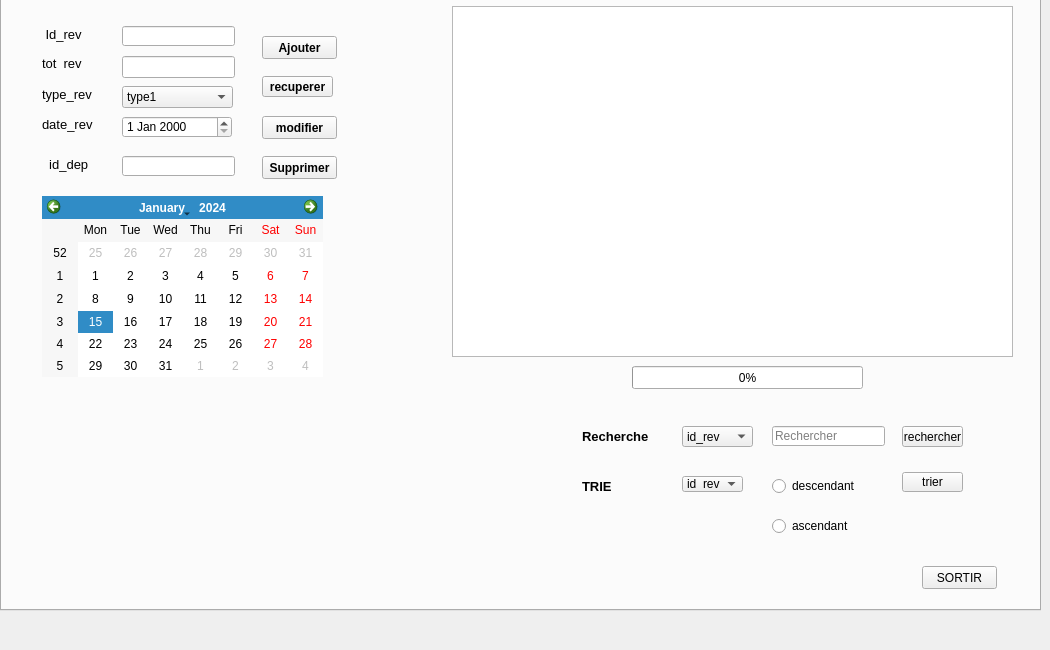
   <widget class="QWidget" name="tab1">
    <attribute name="title">
     <string>Gestion revenu</string>
    </attribute>
    <widget class="QTabWidget" name="tabWidget_2">
     <property name="geometry">
      <rect>
       <x>0</x>
       <y>-30</y>
       <width>1041</width>
       <height>641</height>
      </rect>
     </property>
     <property name="styleSheet">
      <string notr="true">tabWidget_2 = new QWidget(this); m_myWidget-&gt;setGeometry(0, 0, 300, 100)</string>
     </property>
     <property name="currentIndex">
      <number>0</number>
     </property>
     <widget class="QWidget" name="tab_3">
      <attribute name="title">
       <string>Ajout</string>
      </attribute>
      <widget class="QLabel" name="label">
       <property name="geometry">
        <rect>
         <x>40</x>
         <y>60</y>
         <width>47</width>
         <height>14</height>
        </rect>
       </property>
       <property name="font">
        <font>
         <pointsize>10</pointsize>
        </font>
       </property>
       <property name="styleSheet">
        <string notr="true">background-color:tranparent;

border-image:url(:/image/888.jpg);

background:none;

border:none;

background-repeat:none;

</string>
       </property>
       <property name="text">
        <string>tot_rev</string>
       </property>
      </widget>
      <widget class="QLabel" name="label_2">
       <property name="geometry">
        <rect>
         <x>40</x>
         <y>30</y>
         <width>51</width>
         <height>16</height>
        </rect>
       </property>
       <property name="font">
        <font>
         <pointsize>10</pointsize>
        </font>
       </property>
       <property name="styleSheet">
        <string notr="true">background-color:tranparent;

border-image:url(:/image/888.jpg);

background:none;

border:none;

background-repeat:none;

</string>
       </property>
       <property name="text">
        <string> Id_rev</string>
       </property>
      </widget>
      <widget class="QLineEdit" name="le_id_rev">
       <property name="geometry">
        <rect>
         <x>120</x>
         <y>30</y>
         <width>113</width>
         <height>20</height>
        </rect>
       </property>
       <property name="styleSheet">
        <string notr="true">m_myWidget = new QWidget(this); m_myWidget-&gt;setGeometry(0, 0, 300, 100); QPalette pal = palette();</string>
       </property>
      </widget>
      <widget class="QPushButton" name="Ajouter">
       <property name="geometry">
        <rect>
         <x>260</x>
         <y>40</y>
         <width>75</width>
         <height>23</height>
        </rect>
       </property>
       <property name="font">
        <font>
         <weight>75</weight>
         <bold>true</bold>
        </font>
       </property>
       <property name="text">
        <string>Ajouter</string>
       </property>
      </widget>
      <widget class="QLabel" name="label_9">
       <property name="geometry">
        <rect>
         <x>140</x>
         <y>260</y>
         <width>71</width>
         <height>16</height>
        </rect>
       </property>
       <property name="text">
        <string/>
       </property>
      </widget>
      <widget class="QLineEdit" name="le_tot_rev">
       <property name="geometry">
        <rect>
         <x>120</x>
         <y>60</y>
         <width>113</width>
         <height>22</height>
        </rect>
       </property>
      </widget>
      <widget class="QTableView" name="tab_rev">
       <property name="geometry">
        <rect>
         <x>450</x>
         <y>10</y>
         <width>561</width>
         <height>351</height>
        </rect>
       </property>
      </widget>
      <widget class="QLabel" name="label_3">
       <property name="geometry">
        <rect>
         <x>40</x>
         <y>160</y>
         <width>51</width>
         <height>16</height>
        </rect>
       </property>
       <property name="font">
        <font>
         <pointsize>10</pointsize>
        </font>
       </property>
       <property name="styleSheet">
        <string notr="true">background-color:tranparent;

border-image:url(:/image/888.jpg);

background:none;

border:none;

background-repeat:none;
</string>
       </property>
       <property name="text">
        <string>  id_dep</string>
       </property>
      </widget>
      <widget class="QLineEdit" name="le_id_sup">
       <property name="geometry">
        <rect>
         <x>120</x>
         <y>160</y>
         <width>113</width>
         <height>20</height>
        </rect>
       </property>
       <property name="styleSheet">
        <string notr="true">m_myWidget = new QWidget(this); m_myWidget-&gt;setGeometry(0, 0, 300, 100); QPalette pal = palette();</string>
       </property>
      </widget>
      <widget class="QPushButton" name="supprimer_3">
       <property name="geometry">
        <rect>
         <x>260</x>
         <y>160</y>
         <width>75</width>
         <height>23</height>
        </rect>
       </property>
       <property name="font">
        <font>
         <weight>75</weight>
         <bold>true</bold>
        </font>
       </property>
       <property name="text">
        <string>Supprimer</string>
       </property>
      </widget>
      <widget class="QPushButton" name="modifier_3">
       <property name="geometry">
        <rect>
         <x>260</x>
         <y>120</y>
         <width>75</width>
         <height>23</height>
        </rect>
       </property>
       <property name="font">
        <font>
         <weight>75</weight>
         <bold>true</bold>
        </font>
       </property>
       <property name="text">
        <string>modifier</string>
       </property>
      </widget>
      <widget class="QLineEdit" name="le_recherche_3">
       <property name="geometry">
        <rect>
         <x>770</x>
         <y>430</y>
         <width>113</width>
         <height>20</height>
        </rect>
       </property>
       <property name="placeholderText">
        <string>Rechercher</string>
       </property>
      </widget>
      <widget class="QPushButton" name="pushButton_3">
       <property name="geometry">
        <rect>
         <x>900</x>
         <y>430</y>
         <width>61</width>
         <height>21</height>
        </rect>
       </property>
       <property name="text">
        <string>rechercher</string>
       </property>
      </widget>
      <widget class="QComboBox" name="cb_recherche_3">
       <property name="geometry">
        <rect>
         <x>680</x>
         <y>430</y>
         <width>71</width>
         <height>21</height>
        </rect>
       </property>
       <item>
        <property name="text">
         <string>id_rev</string>
        </property>
       </item>
       <item>
        <property name="text">
         <string>tot_rev</string>
        </property>
       </item>
       <item>
        <property name="text">
         <string>type_rev</string>
        </property>
       </item>
       <item>
        <property name="text">
         <string>date_rev</string>
        </property>
       </item>
      </widget>
      <widget class="QPushButton" name="EXCEL">
       <property name="geometry">
        <rect>
         <x>460</x>
         <y>440</y>
         <width>51</width>
         <height>31</height>
        </rect>
       </property>
       <property name="styleSheet">
        <string notr="true">background-color:tranparent;

border-image:url(:/image/excel.png);

background: none;

border:none;

background-repeat:none;</string>
       </property>
       <property name="text">
        <string/>
       </property>
      </widget>
      <widget class="QComboBox" name="cb_recherche_9">
       <property name="geometry">
        <rect>
         <x>680</x>
         <y>480</y>
         <width>61</width>
         <height>16</height>
        </rect>
       </property>
       <item>
        <property name="text">
         <string>id_rev</string>
        </property>
       </item>
       <item>
        <property name="text">
         <string>tot_rev</string>
        </property>
       </item>
       <item>
        <property name="text">
         <string>type_rev</string>
        </property>
       </item>
       <item>
        <property name="text">
         <string>date_rev</string>
        </property>
       </item>
      </widget>
      <widget class="QPushButton" name="pushButton">
       <property name="geometry">
        <rect>
         <x>900</x>
         <y>476</y>
         <width>61</width>
         <height>20</height>
        </rect>
       </property>
       <property name="text">
        <string>trier</string>
       </property>
      </widget>
      <widget class="QLabel" name="label_8">
       <property name="geometry">
        <rect>
         <x>-60</x>
         <y>-290</y>
         <width>1041</width>
         <height>591</height>
        </rect>
       </property>
       <property name="font">
        <font>
         <weight>75</weight>
         <bold>true</bold>
        </font>
       </property>
       <property name="styleSheet">
        <string notr="true">background-color:tranparent;

border-image:url(:/image/brrack.jpg);

background:none;

border:none;

background-repeat:none;</string>
       </property>
       <property name="text">
        <string>TRIE</string>
       </property>
      </widget>
      <widget class="QPushButton" name="pushButton_10">
       <property name="geometry">
        <rect>
         <x>260</x>
         <y>80</y>
         <width>71</width>
         <height>21</height>
        </rect>
       </property>
       <property name="font">
        <font>
         <weight>75</weight>
         <bold>true</bold>
        </font>
       </property>
       <property name="text">
        <string>recuperer</string>
       </property>
      </widget>
      <widget class="QRadioButton" name="asc">
       <property name="geometry">
        <rect>
         <x>770</x>
         <y>520</y>
         <width>97</width>
         <height>20</height>
        </rect>
       </property>
       <property name="styleSheet">
        <string notr="true">background-color:tranparent;

border-image:url(:/image/888.jpg);

background:none;

border:none;

background-repeat:none;
</string>
       </property>
       <property name="text">
        <string>ascendant</string>
       </property>
      </widget>
      <widget class="QRadioButton" name="desc">
       <property name="geometry">
        <rect>
         <x>770</x>
         <y>480</y>
         <width>97</width>
         <height>20</height>
        </rect>
       </property>
       <property name="styleSheet">
        <string notr="true">background-color:tranparent;

border-image:url(:/image/888.jpg);

background:none;

border:none;

background-repeat:none;
</string>
       </property>
       <property name="text">
        <string>descendant </string>
       </property>
      </widget>
      <widget class="QLabel" name="label_19">
       <property name="geometry">
        <rect>
         <x>40</x>
         <y>90</y>
         <width>56</width>
         <height>16</height>
        </rect>
       </property>
       <property name="font">
        <font>
         <pointsize>10</pointsize>
        </font>
       </property>
       <property name="styleSheet">
        <string notr="true">background-color:tranparent;

border-image:url(:/image/888.jpg);

background:none;

border:none;

background-repeat:none;
</string>
       </property>
       <property name="text">
        <string>type_rev</string>
       </property>
      </widget>
      <widget class="QLabel" name="label_20">
       <property name="geometry">
        <rect>
         <x>40</x>
         <y>120</y>
         <width>56</width>
         <height>16</height>
        </rect>
       </property>
       <property name="font">
        <font>
         <pointsize>10</pointsize>
        </font>
       </property>
       <property name="styleSheet">
        <string notr="true">background-color:tranparent;

border-image:url(:/image/888.jpg);

background:none;

border:none;

background-repeat:none;

</string>
       </property>
       <property name="text">
        <string>date_rev</string>
       </property>
      </widget>
      <widget class="QComboBox" name="letyperev">
       <property name="geometry">
        <rect>
         <x>120</x>
         <y>90</y>
         <width>111</width>
         <height>22</height>
        </rect>
       </property>
       <item>
        <property name="text">
         <string>type1</string>
        </property>
       </item>
       <item>
        <property name="text">
         <string>type2</string>
        </property>
       </item>
       <item>
        <property name="text">
         <string>type3</string>
        </property>
       </item>
      </widget>
      <widget class="QPushButton" name="impression">
       <property name="geometry">
        <rect>
         <x>460</x>
         <y>500</y>
         <width>51</width>
         <height>21</height>
        </rect>
       </property>
       <property name="styleSheet">
        <string notr="true">background-color:tranparent;

border-image:url(:/image/printer.png);

background: none;

border:none;

background-repeat:none;</string>
       </property>
       <property name="text">
        <string/>
       </property>
      </widget>
      <widget class="QPushButton" name="pdf">
       <property name="geometry">
        <rect>
         <x>470</x>
         <y>380</y>
         <width>41</width>
         <height>31</height>
        </rect>
       </property>
       <property name="styleSheet">
        <string notr="true">background-color:tranparent;

border-image:url(:/image/pdf.png);

background: none;

border:none;

background-repeat:none;</string>
       </property>
       <property name="text">
        <string/>
       </property>
      </widget>
      <widget class="QCalendarWidget" name="calendarWidget">
       <property name="geometry">
        <rect>
         <x>40</x>
         <y>200</y>
         <width>281</width>
         <height>181</height>
        </rect>
       </property>
      </widget>
      <widget class="QDateEdit" name="date_3">
       <property name="geometry">
        <rect>
         <x>120</x>
         <y>120</y>
         <width>110</width>
         <height>22</height>
        </rect>
       </property>
      </widget>
      <widget class="QProgressBar" name="progressBar">
       <property name="geometry">
        <rect>
         <x>630</x>
         <y>370</y>
         <width>231</width>
         <height>23</height>
        </rect>
       </property>
       <property name="value">
        <number>0</number>
       </property>
      </widget>
      <widget class="QLabel" name="label_39">
       <property name="geometry">
        <rect>
         <x>580</x>
         <y>430</y>
         <width>91</width>
         <height>20</height>
        </rect>
       </property>
       <property name="font">
        <font>
         <pointsize>10</pointsize>
         <weight>75</weight>
         <bold>true</bold>
        </font>
       </property>
       <property name="text">
        <string>Recherche</string>
       </property>
      </widget>
      <widget class="QLabel" name="label_42">
       <property name="geometry">
        <rect>
         <x>580</x>
         <y>480</y>
         <width>91</width>
         <height>20</height>
        </rect>
       </property>
       <property name="font">
        <font>
         <pointsize>10</pointsize>
         <weight>75</weight>
         <bold>true</bold>
        </font>
       </property>
       <property name="text">
        <string>TRIE</string>
       </property>
      </widget>
      <widget class="QPushButton" name="pushButton_11">
       <property name="geometry">
        <rect>
         <x>920</x>
         <y>570</y>
         <width>75</width>
         <height>23</height>
        </rect>
       </property>
       <property name="text">
        <string>SORTIR</string>
       </property>
      </widget>
      <zorder>label_8</zorder>
      <zorder>label</zorder>
      <zorder>label_2</zorder>
      <zorder>le_id_rev</zorder>
      <zorder>Ajouter</zorder>
      <zorder>label_9</zorder>
      <zorder>le_tot_rev</zorder>
      <zorder>tab_rev</zorder>
      <zorder>label_3</zorder>
      <zorder>le_id_sup</zorder>
      <zorder>supprimer_3</zorder>
      <zorder>modifier_3</zorder>
      <zorder>le_recherche_3</zorder>
      <zorder>pushButton_3</zorder>
      <zorder>cb_recherche_3</zorder>
      <zorder>EXCEL</zorder>
      <zorder>cb_recherche_9</zorder>
      <zorder>pushButton</zorder>
      <zorder>pushButton_10</zorder>
      <zorder>asc</zorder>
      <zorder>desc</zorder>
      <zorder>label_19</zorder>
      <zorder>label_20</zorder>
      <zorder>letyperev</zorder>
      <zorder>impression</zorder>
      <zorder>pdf</zorder>
      <zorder>calendarWidget</zorder>
      <zorder>date_3</zorder>
      <zorder>progressBar</zorder>
      <zorder>label_39</zorder>
      <zorder>label_42</zorder>
      <zorder>pushButton_11</zorder>
     </widget>
    </widget>
   </widget>
